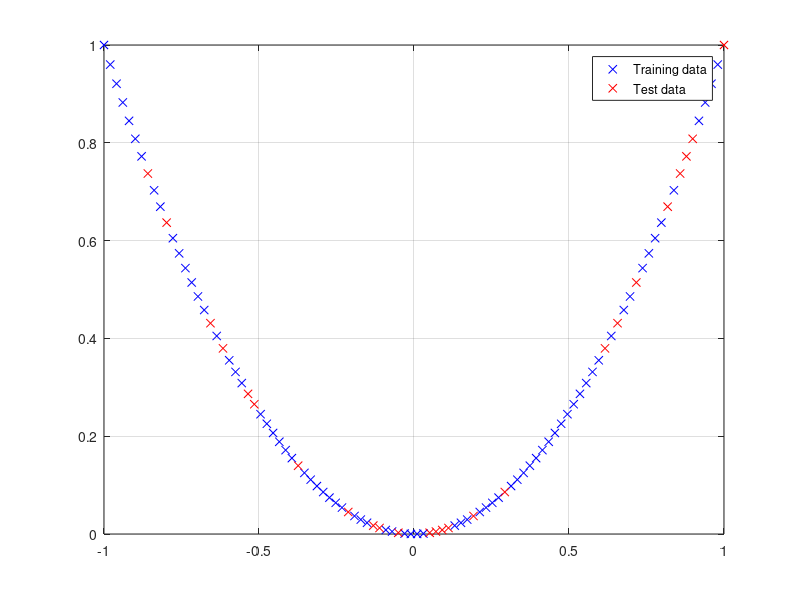

The MATLAB source for this figure:
n_points = 100;
train_ratio = 0.75;

% x = linspace(0.3, 2.8, n_points);
% y = sin(2*pi*x) + .1*exp(x);
x = linspace(-1,1);
y = x.^2;
% y = abs(x);

% figure(1); clf;
% plot(x, y);
% grid on;

inds = (rand(size(x)) <= train_ratio);

x_train = x;
y_train = y;
x_test = [];
y_test = [];

while (numel(x_train) > n_points*train_ratio)
    ind = randi(numel(x_train));
    
    x_test = [x_test x_train(ind)];
    y_test = [y_test y_train(ind)];
    
    x_train(ind) = [];
    y_train(ind) = [];
end

figure(2); clf;
plot(x_train, y_train, 'bx', x_test, y_test, 'rx');
grid on; legend('Training data', 'Test data');

save regression_data x_train y_train x_test y_test